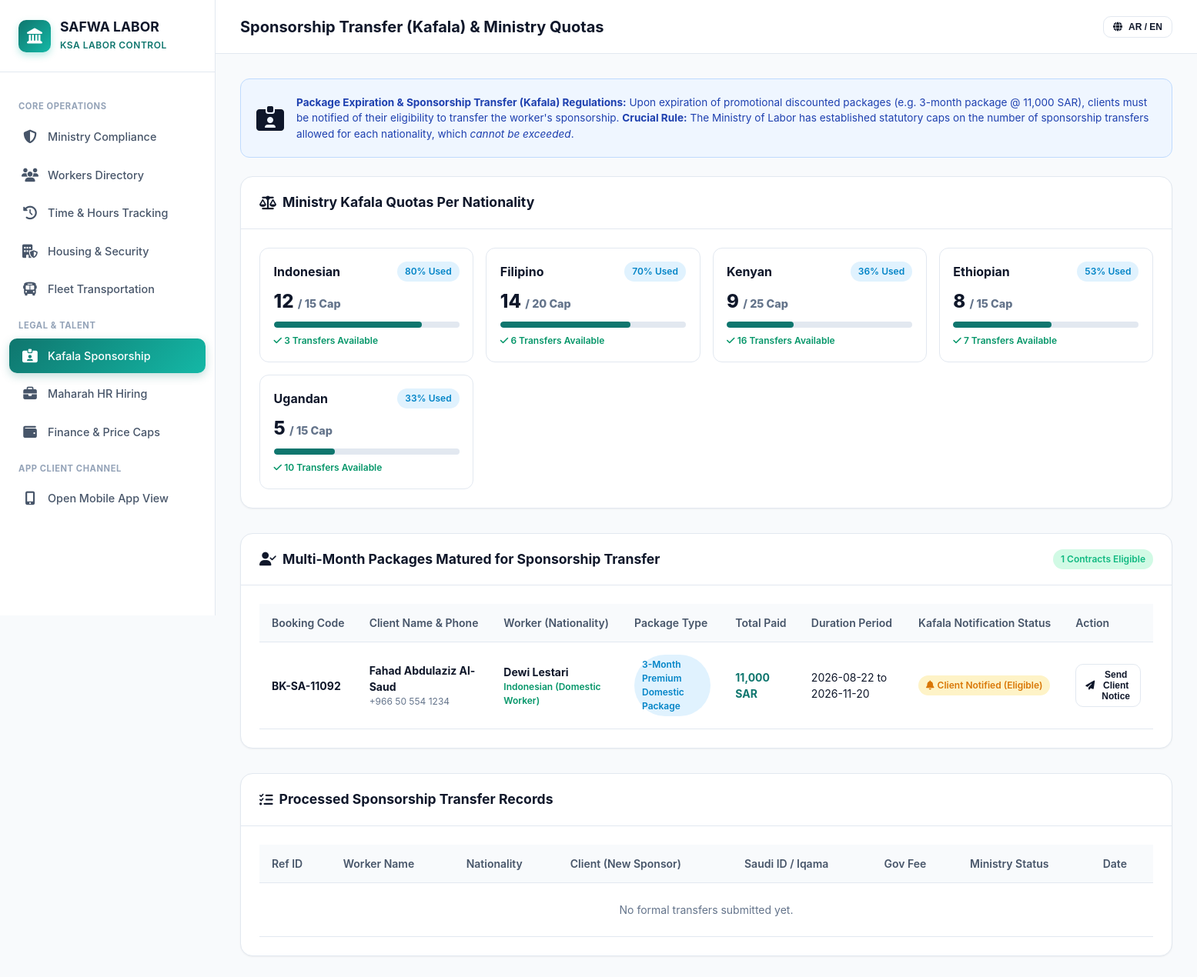
Page /admin/kafala.php on the committed database.
### tables this page shows
CREATE TABLE ministry_quotas (
        id INTEGER PRIMARY KEY AUTOINCREMENT,
        nationality TEXT UNIQUE NOT NULL,
        total_visas INTEGER NOT NULL DEFAULT 0,
        hourly_visas INTEGER NOT NULL DEFAULT 0,
        monthly_visas INTEGER NOT NULL DEFAULT 0,
        max_kafala_transfers_allowed INTEGER NOT NULL DEFAULT 50,
        kafala_transfers_used INTEGER NOT NULL DEFAULT 0,
        max_diversity_percent REAL NOT NULL DEFAULT 35.0
    );

CREATE TABLE bookings (
        id INTEGER PRIMARY KEY AUTOINCREMENT,
        booking_code TEXT UNIQUE NOT NULL,
        client_name TEXT NOT NULL,
        client_phone TEXT NOT NULL,
        client_address TEXT NOT NULL,
        worker_id INTEGER,
        package_id INTEGER,
        service_type TEXT NOT NULL,
        hours_allocated REAL DEFAULT 0,
        hours_consumed REAL DEFAULT 0,
        start_date DATE NOT NULL,
        end_date DATE NOT NULL,
        total_amount REAL NOT NULL,
        payment_status TEXT NOT NULL DEFAULT 'paid',
        payment_method TEXT NOT NULL DEFAULT 'apple_pay',
        payment_ref TEXT,
        kafala_notified INTEGER DEFAULT 0,
        kafala_status TEXT DEFAULT 'none',
        status TEXT NOT NULL DEFAULT 'active',
        created_at DATETIME DEFAULT CURRENT_TIMESTAMP,
        FOREIGN KEY (worker_id) REFERENCES workers(id),
        FOREIGN KEY (package_id) REFERENCES packages(id)
    );

CREATE TABLE workers (
        id INTEGER PRIMARY KEY AUTOINCREMENT,
        full_name TEXT NOT NULL,
        nationality TEXT NOT NULL,
        profession TEXT NOT NULL,
        contract_type TEXT NOT NULL DEFAULT 'hourly',
        hourly_rate REAL NOT NULL DEFAULT 100,
        monthly_rate REAL NOT NULL DEFAULT 3000,
        passport_no TEXT,
        iqama_no TEXT,
        housing_unit_id INTEGER,
        absconding_risk TEXT NOT NULL DEFAULT 'low',
        status TEXT NOT NULL DEFAULT 'in_housing',
        photo TEXT,
        visa_type TEXT DEFAULT 'hourly',
        created_at DATETIME DEFAULT CURRENT_TIMESTAMP
    );

CREATE TABLE packages (
        id INTEGER PRIMARY KEY AUTOINCREMENT,
        name TEXT NOT NULL,
        duration_type TEXT NOT NULL,
        duration_value INTEGER NOT NULL,
        price_sar REAL NOT NULL,
        profession TEXT NOT NULL,
        is_discounted INTEGER DEFAULT 0,
        kafala_eligible INTEGER DEFAULT 0,
        description TEXT,
        created_at DATETIME DEFAULT CURRENT_TIMESTAMP
    );

### admin/kafala.php (the view, shortened to what this page needs)
<?php
$pdo = getDBConnection();
$quotas = $pdo->query("SELECT * FROM ministry_quotas ORDER BY total_visas DESC")->fetchAll();
$transfers = $pdo->query("SELECT k.*, w.full_name as worker_name, w.passport_no, w.iqama_no, b.booking_code, b.total_amount
                         FROM kafala_transfers k
                         JOIN workers w ON k.worker_id = w.id
                         JOIN bookings b ON k.booking_id = b.id
                         ORDER BY k.id DESC")->fetchAll();
$eligibleBookings = $pdo->query("SELECT b.*, w.full_name as worker_name, w.nationality, w.profession, p.name as package_name
                                FROM bookings b
                                JOIN workers w ON b.worker_id = w.id
                                JOIN packages p ON b.package_id = p.id
                                WHERE p.kafala_eligible = 1
                                ORDER BY b.id DESC")->fetchAll();
?>
<!DOCTYPE html>
<html lang="en" dir="ltr">
<head>
    <link rel="stylesheet" href="https://cdnjs.cloudflare.com/ajax/libs/font-awesome/6.5.1/css/all.min.css">
    <link rel="stylesheet" href="../assets/css/style.css">
</head>
<body>
<div class="app-container">
    <aside class="sidebar" id="appSidebar">
        <div class="sidebar-header">
            <div class="logo-icon"><i class="fa-solid fa-landmark"></i></div>
            <div class="logo-text"><h2>SAFWA LABOR</h2><span>KSA Labor Control</span></div>
        </div>
        <nav class="sidebar-nav">
            <div class="nav-section-title">Core Operations</div>
            <a href="index.php" class="nav-item"><i class="fa-solid fa-shield-halved"></i><span>Ministry Compliance</span></a>
            <a href="workers.php" class="nav-item"><i class="fa-solid fa-users"></i><span>Workers Directory</span></a>
            <a href="time-tracking.php" class="nav-item"><i class="fa-solid fa-clock-rotate-left"></i><span>Time & Hours Tracking</span></a>
            <a href="housing.php" class="nav-item"><i class="fa-solid fa-building-shield"></i><span>Housing & Security</span></a>
            <a href="fleet.php" class="nav-item"><i class="fa-solid fa-bus"></i><span>Fleet Transportation</span></a>
            <div class="nav-section-title">Legal & Talent</div>
            <a href="kafala.php" class="nav-item active"><i class="fa-solid fa-id-card-clip"></i><span>Kafala Sponsorship</span></a>
            <a href="hr-maharah.php" class="nav-item"><i class="fa-solid fa-briefcase"></i><span>Maharah HR Hiring</span></a>
            <a href="finance.php" class="nav-item"><i class="fa-solid fa-wallet"></i><span>Finance & Price Caps</span></a>
            <div class="nav-section-title">App Client Channel</div>
            <a href="../app/index.php" class="nav-item" target="_blank"><i class="fa-solid fa-mobile-screen-button text-primary"></i><span>Open Mobile App View</span></a>
        </nav>
    </aside>
    <div class="main-wrapper">
        <header class="topbar">
            <div class="topbar-left">
                <div class="topbar-title"><h1>Sponsorship Transfer (Kafala) & Ministry Quotas</h1></div>
            </div>
            <div class="topbar-right">
                <button class="btn btn-outline btn-sm" onclick="toggleLanguage()"><i class="fa-solid fa-globe"></i> AR / EN</button>
            </div>
        </header>
        <main class="content-body">
            <div style="background:#eff6ff; border:1px solid #bfdbfe; border-radius:12px; padding:1.25rem; margin-bottom:1.5rem; display:flex; gap:1rem; align-items:center;">
                <i class="fa-solid fa-id-card-clip text-primary" style="font-size:2rem;"></i>
                <div style="font-size:0.85rem; color:#1e40af;">
                    <strong>Package Expiration & Sponsorship Transfer (Kafala) Regulations:</strong>
                    Upon expiration of promotional discounted packages (e.g. 3-month package @ 11,000 SAR), clients must be notified of their eligibility to transfer the worker's sponsorship.
                    <strong>Crucial Rule:</strong> The Ministry of Labor has established statutory caps on the number of sponsorship transfers allowed for each nationality, which <em>cannot be exceeded</em>.
                </div>
            </div>
            <div class="panel">
                <div class="panel-header">
                    <h3 class="panel-title"><i class="fa-solid fa-scale-balanced text-primary"></i> Ministry Kafala Quotas Per Nationality</h3>
                </div>
                <div class="panel-body">
                    <div style="display:grid; grid-template-columns: repeat(auto-fit, minmax(220px, 1fr)); gap:1rem;">
                        <?php foreach ($quotas as $q):
                            $remaining = max(0, $q['max_kafala_transfers_allowed'] - $q['kafala_transfers_used']);
                            $isFull = ($remaining === 0);
                            $pct = round(($q['kafala_transfers_used'] / $q['max_kafala_transfers_allowed']) * 100);
                        ?>
                            <div style="border:1px solid <?= $isFull ? '#ef4444' : '#e2e8f0' ?>; background:<?= $isFull ? '#fef2f2' : '#ffffff' ?>; border-radius:12px; padding:1.1rem;">
                                <div style="display:flex; justify-content:space-between; align-items:center; margin-bottom:0.5rem;">
                                    <h4 style="font-size:1rem; font-weight:700; margin:0;"><?= htmlspecialchars($q['nationality']) ?></h4>
                                    <span class="badge <?= $isFull ? 'badge-danger' : 'badge-info' ?>"><?= $pct ?>% Used</span>
                                </div>
                                <div style="font-size:1.5rem; font-weight:800; color:#0f172a; margin-bottom:0.25rem;">
                                    <?= $q['kafala_transfers_used'] ?> <span style="font-size:0.9rem; color:#64748b;">/ <?= $q['max_kafala_transfers_allowed'] ?> Cap</span>
                                </div>
                                <div class="progress-bar mb-2">
                                    <div class="progress-fill" style="width:<?= $pct ?>%; background:<?= $isFull ? '#ef4444' : '#0f766e' ?>;"></div>
                                </div>
                                <div style="font-size:0.75rem; color:<?= $isFull ? '#991b1b' : '#059669' ?>; font-weight:600;">
                                    <?= $isFull ? '<i class="fa-solid fa-ban"></i> Quota Full - Transfers Blocked' : "<i class=\"fa-solid fa-check\"></i> {$remaining} Transfers Available" ?>
                                </div>
                            </div>
                        <?php endforeach; ?>
                    </div>
                </div>
            </div>
            <div class="panel">
                <div class="panel-header">
                    <h3 class="panel-title"><i class="fa-solid fa-user-check text-primary"></i> Multi-Month Packages Matured for Sponsorship Transfer</h3>
                    <div class="panel-actions">
                        <span class="badge badge-success"><?= count($eligibleBookings) ?> Contracts Eligible</span>
                    </div>
                </div>
                <div class="panel-body">
                    <div class="table-responsive">
                        <table class="data-table">
                            <thead>
                                <tr>
                                    <th>Booking Code</th>
                                    <th>Client Name & Phone</th>
                                    <th>Worker (Nationality)</th>
                                    <th>Package Type</th>
                                    <th>Total Paid</th>
                                    <th>Duration Period</th>
                                    <th>Kafala Notification Status</th>
                                    <th>Action</th>
                                </tr>
                            </thead>
                            <tbody>
                                <?php foreach ($eligibleBookings as $b): ?>
                                <tr>
                                    <td><strong><?= $b['booking_code'] ?></strong></td>
                                    <td>
                                        <div><strong><?= htmlspecialchars($b['client_name']) ?></strong></div>
                                        <div style="font-size:0.75rem; color:#64748b;"><?= $b['client_phone'] ?></div>
                                    </td>
                                    <td>
                                        <strong><?= htmlspecialchars($b['worker_name']) ?></strong>
                                        <div style="font-size:0.75rem; color:#059669; font-weight:600;"><?= $b['nationality'] ?> (<?= $b['profession'] ?>)</div>
                                    </td>
                                    <td><span class="badge badge-info"><?= htmlspecialchars($b['package_name']) ?></span></td>
                                    <td><strong style="color:#0f766e;"><?= number_format($b['total_amount']) ?> SAR</strong></td>
                                    <td><?= $b['start_date'] ?> to <?= $b['end_date'] ?></td>
                                    <td>
                                        <?php if ($b['kafala_status'] === 'transfer_approved'): ?>
                                            <span class="badge badge-success"><i class="fa-solid fa-check-double"></i> Transfer Approved</span>
                                        <?php elseif ($b['kafala_status'] === 'eligible'): ?>
                                            <span class="badge badge-warning"><i class="fa-solid fa-bell"></i> Client Notified (Eligible)</span>
                                        <?php else: ?>
                                            <span class="badge badge-info">In Duration Period</span>
                                        <?php endif; ?>
                                    </td>
                                    <td>
                                        <button class="btn btn-outline btn-sm" onclick="triggerClientKafalaNotice(<?= $b['id'] ?>)">
                                            <i class="fa-solid fa-paper-plane"></i> Send Client Notice
                                        </button>
                                    </td>
                                </tr>
                                <?php endforeach; ?>
                            </tbody>
                        </table>
                    </div>
                </div>
            </div>
            <div class="panel">
                <div class="panel-header">
                    <h3 class="panel-title"><i class="fa-solid fa-list-check text-primary"></i> Processed Sponsorship Transfer Records</h3>
                </div>
                <div class="panel-body">
                    <div class="table-responsive">
                        <table class="data-table">
                            <thead>
                                <tr>
                                    <th>Ref ID</th>
                                    <th>Worker Name</th>
                                    <th>Nationality</th>
                                    <th>Client (New Sponsor)</th>
                                    <th>Saudi ID / Iqama</th>
                                    <th>Gov Fee</th>
                                    <th>Ministry Status</th>
                                    <th>Date</th>
                                </tr>
                            </thead>
                            <tbody>
                                <?php if (empty($transfers)): ?>
                                    <tr><td colspan="8" style="text-align:center; padding:1.5rem; color:#64748b;">No formal transfers submitted yet.</td></tr>
                                <?php endif; ?>
                            </tbody>
                        </table>
                    </div>
                </div>
            </div>
        </main>
    </div>
</div>
</body>
</html>

### rows in the picture
ministry_quotas: nationality "Indonesian", pct "80", kafala_transfers_used "12", max_kafala_transfers_allowed "15", remaining "3"
ministry_quotas: nationality "Filipino", pct "70", kafala_transfers_used "14", max_kafala_transfers_allowed "20", remaining "6"
ministry_quotas: nationality "Kenyan", pct "36", kafala_transfers_used "9", max_kafala_transfers_allowed "25", remaining "16"
ministry_quotas: nationality "Ethiopian", pct "53", kafala_transfers_used "8", max_kafala_transfers_allowed "15", remaining "7"
ministry_quotas: nationality "Ugandan", pct "33", kafala_transfers_used "5", max_kafala_transfers_allowed "15", remaining "10"
bookings: booking_code "BK-SA-11092", client_name "Fahad Abdulaziz Al-Saud", client_phone "+966 50 554 1234", worker.full_name "Dewi Lestari", worker.nationality "Indonesian", worker.profession "Domestic Worker", package.name "3-Month Premium Domestic Package", total_amount "11,000", start_date "2026-08-22", end_date "2026-11-20", kafala_status "eligible" (drawn)

### other values in the picture
count($eligibleBookings) "1"
